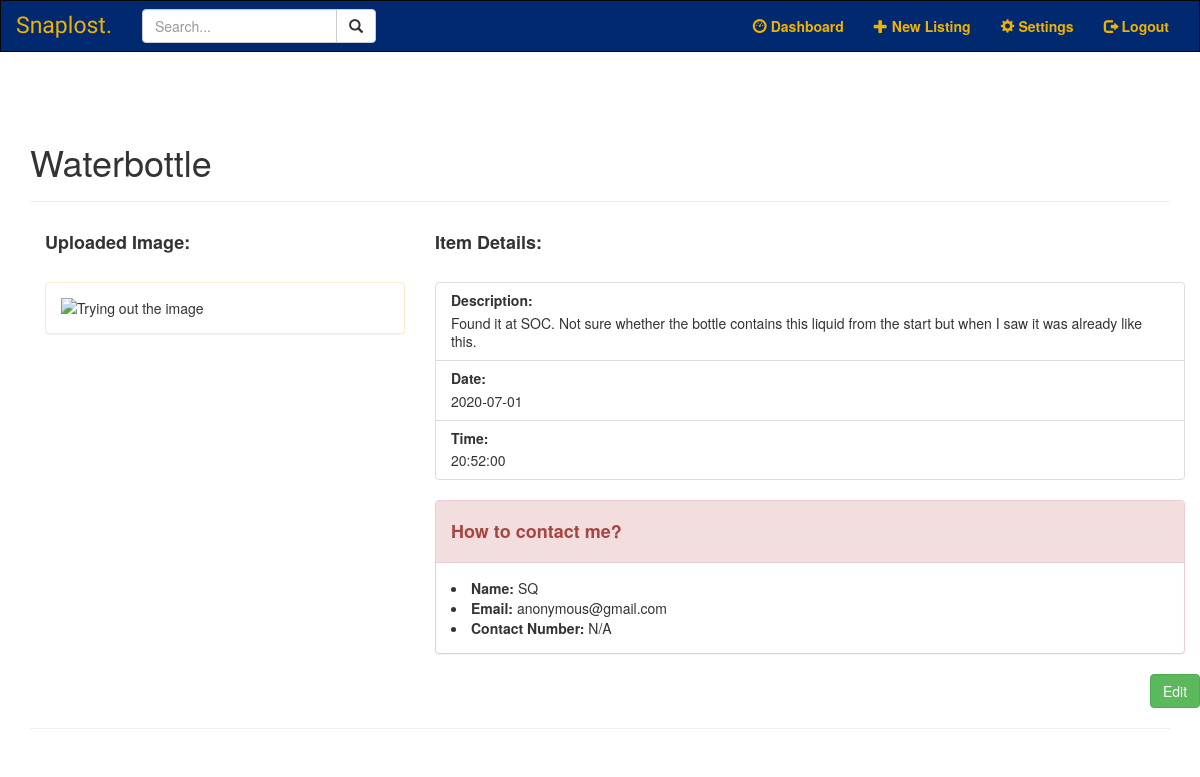
Page /3 (signed in) on the committed database.
### models.py (models this page shows, shortened)
class SearchableMixin(object):
	@classmethod
	def reindex(cls):
		for obj in cls.query:
			add_to_index(cls.__tablename__, obj)

class Item(SearchableMixin, db.Model):
	__tablename__ = "item"
	__table_args__ = {'extend_existing': True}
	__searchable__ = ['item', 'description']
	id = db.Column(db.Integer, primary_key=True)
	category = db.Column(db.String(100), nullable=False)
	item = db.Column(db.String(100), nullable=False)
	description = db.Column(db.String(1000), nullable=False)
	occurdate = db.Column(db.Date)
	time = db.Column(db.Time)
	number = db.Column(db.String(100))
	photo = db.Column(db.String(100))
	user_id = db.Column(db.Integer, db.ForeignKey('user.id'))

class User(UserMixin, db.Model):
	__tablename__ = "user"
	__table_args__ = {'extend_existing': True}
	id = db.Column(db.Integer, primary_key=True)
	email = db.Column(db.String(100), unique=True)
	password = db.Column(db.String(100))
	name = db.Column(db.String(1000), unique=True)
	listing = db.relationship('Item', backref='lister', cascade='all, delete-orphan', lazy='dynamic')

### item.py (the view)
@item.route('/<int:listing_id>')
def listing(listing_id):
    listing = Item.query.filter_by(id=listing_id).first()
    return render_template('listing.html', listing=listing)

### forms.py
class SearchForm(FlaskForm):
    q = StringField('Search...', validators=[DataRequired()])
    def __init__(self, *args, **kwargs):
        if 'formdata' not in kwargs:
            kwargs['formdata'] = request.args
        if 'csrf_enabled' not in kwargs:
            kwargs['csrf_enabled'] = False
        super(SearchForm, self).__init__(*args, **kwargs)

### __init__.py (called while the page is built)
def create_app():
    app = Flask(__name__)
    app.config.from_object(Config)
    mail = Mail(app)
    db.init_app(app)
    migrate = Migrate(app, db, render_as_batch=True)
    app.elasticsearch = Elasticsearch("http://localhost:9200")
    login_manager = LoginManager()
    login_manager.login_view = 'auth.login'
    login_manager.login_message_category = 'danger'
    login_manager.init_app(app)
    from .models import User, Item
    @login_manager.user_loader # A user loader tells Flask-Login how to find a specifc user from the ID
    def load_user(user_id):
        return User.query.get(int(user_id))
    from .auth import auth as auth_blueprint
    app.register_blueprint(auth_blueprint)
    from .main import main as main_blueprint
    app.register_blueprint(main_blueprint)
    from .item import item as item_blueprint
    app.register_blueprint(item_blueprint)
    return app

### main.py (called while the page is built)
@main.before_app_request
def before_request():
	g.search_form = SearchForm()
	Item.reindex()

### search.py (called while the page is built)
def add_to_index(index, model):
	if not current_app.elasticsearch:
		return
	payload = {}
	for field in model.__searchable__:
		payload[field] = getattr(model, field) #equivalent to model.field
	current_app.elasticsearch.index(index=index, id=model.id, body=payload)

### templates/listing.html
{% extends 'base.html' %}
{% block content %}
<div class='page-header'>
    <h1> {% block title %} {{ listing.item }} {% endblock %} </h1>
</div>
<div class='container'>
    <div class='row'>
        <div class='col-sm-4'>
            <h4><b> Uploaded Image: </b></h4>
            <br>
            <div class="panel panel-warning">
                <div class='panel-body'>
                    <img class='img-responsive' style="width:100%" src="https://upload.wikimedia.org/wikipedia/commons/e/e0/Long_March_2D_launching_VRSS-1.jpg" alt="Trying out the image">
                </div>
            </div>
        </div>
        <div class='col-sm-8'>
            <div class='row'>
                <div class='col-sm-12'>
                    <h4> <b> Item Details: </b> </h4>
                    <br>
                    <div class="list-group">
                        <div class="list-group-item">
                            <h5 class="list-group-item-heading"> <b> Description: </b> </h5>
                            <p class="list-group-item-text">{{ listing.description }}</p>
                        </div>
                        <div class="list-group-item">
                            <h5 class="list-group-item-heading"><b> Date: </b> </h5>
                            <p class="list-group-item-text"> {{ listing.occurdate }}</p>
                        </div>
                        <div class="list-group-item">
                            <h5 class="list-group-item-heading"><b> Time: </b> </h5>
                            <p class="list-group-item-text">{{ listing.time }}</p>
                        </div>
                    </div>
                </div>
            </div>
            <div class='row'>
                <div class='col-sm-12'>
                    <div class="panel panel-danger">
                        <div class="panel-heading"><h4><b> How to contact me? </b></h4></div>
                        <div class="panel-body">
                            <li> <b> Name: </b> {{ listing.lister.name }} </li>
                            <li> <b> Email: </b> {{ listing.lister.email }} </li>
                            <li> <b> Contact Number: </b>
                                {% if listing.number %}
                                    {{ listing.number }}
                                {% else %}
                                    N/A
                                {% endif %}
                            </li>
                        </div>
                    </div>
                </div>
            </div>
            <div class='row'>
                <div class='col-sm-11'>
                </div>
                <div class='col-sm-1'>
                    {% if current_user.is_authenticated %}
                    {% if current_user == listing.lister %}
                    <a href="{{ url_for('item.edit', item_id=listing.id) }}" class="btn btn-success" role="button">Edit</a>
                    {% endif %}
                    {% endif %}
                </div>
            </div>
        </div>
    </div>
</div>
<hr>
{% endblock %}

### rows in the picture
Item: item "Waterbottle", description "Found it at SOC. Not sure whether the bottle contains this liquid from the start but when I saw it was already like this.", occurdate "2020-07-01", time "20:52:00"
User: lister.name "SQ", lister.email "anonymous@gmail.com"
